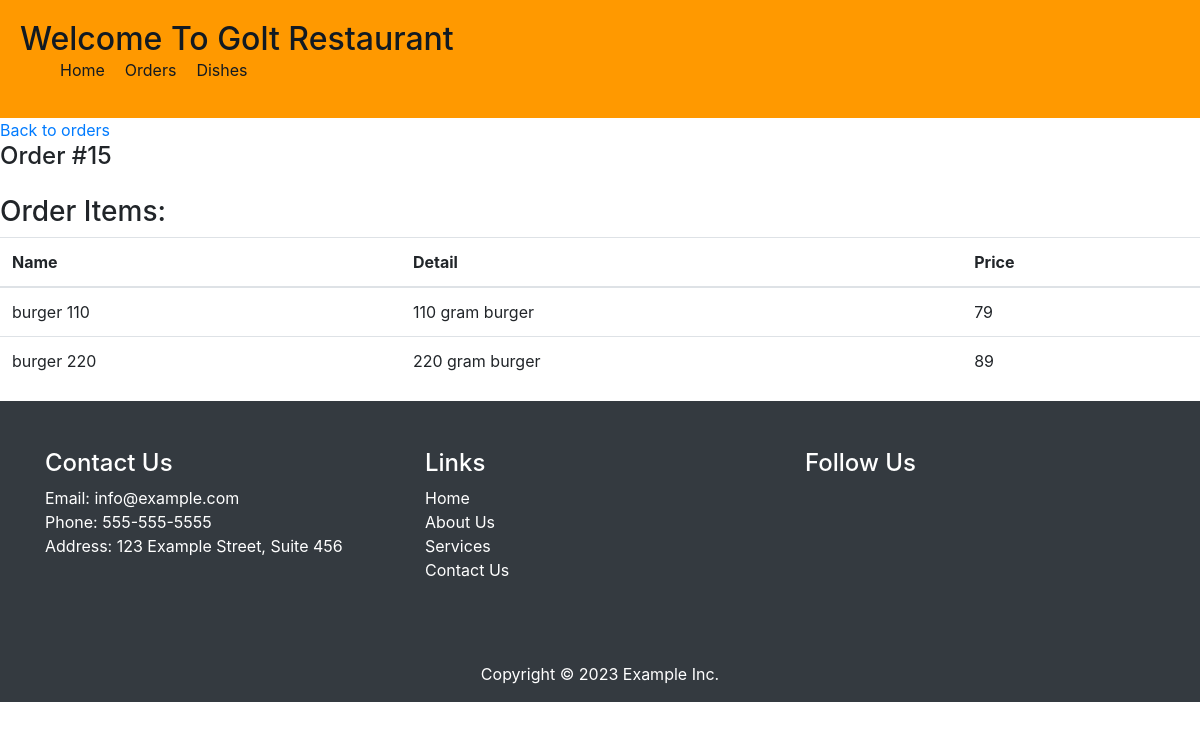
Page /restaurant/order/view/15 on the committed database.
### customer/models.py (models this page shows)
class Order(models.Model):
    user = models.ForeignKey(CustomUser, on_delete=models.CASCADE)
    restaurant = models.ForeignKey(Restaurant, on_delete=models.CASCADE, null=True)
    total = models.FloatField()
    paid_status = models.BooleanField(default=False)
    location = models.ForeignKey(Location, on_delete=models.CASCADE)
    phone = models.FloatField()
    ready = models.BooleanField(default=False)
    delivered = models.BooleanField(default=False)
    class Meta:
        verbose_name_plural = 'Orders'

class OrderItems(models.Model):
    user = models.ForeignKey(CustomUser, on_delete=models.CASCADE)
    order = models.ForeignKey(Order, on_delete=models.CASCADE, null=True, blank=True)
    restaurant = models.ForeignKey(Restaurant, on_delete= models.CASCADE, null=True)
    dish = models.ForeignKey(Dishes, on_delete=models.CASCADE)
    paid_status = models.BooleanField(default=False)
    class Meta:
        verbose_name_plural = 'Order Items'

### restaurant/models.py (models this page shows)
class Dishes(models.Model):
    restaurant = models.ForeignKey(Restaurant, on_delete=models.CASCADE)
    name  = models.CharField(max_length=124)
    img = models.ImageField(upload_to='media/dishes_images')
    detail = models.TextField(blank=True)
    price = models.PositiveIntegerField()
    class Meta:
        verbose_name_plural = 'Dishes'

### restaurant/views.py (the view)
# urls.py: path('order/view/<int:id>',views.view_items,name='view_items'),
def view_items(request, id):
    order = Order.objects.get(id=id)
    items = OrderItems.objects.filter(order=order)
    return render(request, 'restaurant/order_detail.html', {'items': items, 'order':order})

### Golt/templates/restaurant/order_detail.html (shortened to what this page needs)
{% extends 'restaurant/base.html' %}
{% load static %}
{% block content %}
<!DOCTYPE html>
<html lang="en">
<head>
</head>
<body>
    <a href="/restaurant/{{order.restaurant.name}}">Back to orders</a>
    <h4>Order #{{ order.id }}</h4>
<h3>Order Items:</h3>
<table class="table">
  <thead>
    <tr>
      <th>Name</th>
      <th>Detail</th>
      <th>Price</th>
    </tr>
  </thead>
  <tbody>
    {% for item in items %}
    <tr>
      <td>{{ item.dish.name }}</td>
      <td>{{ item.dish.detail }}</td>
      <td>{{ item.dish.price }}</td>
    </tr>
    {% endfor %}
  </tbody>
</table>
</body>
</html>
{% endblock %}

### rows in the picture
Order: id "15"
OrderItems: dish.name "burger 110", dish.detail "110 gram burger", dish.price "79"
OrderItems: dish.name "burger 220", dish.detail "220 gram burger", dish.price "89"
